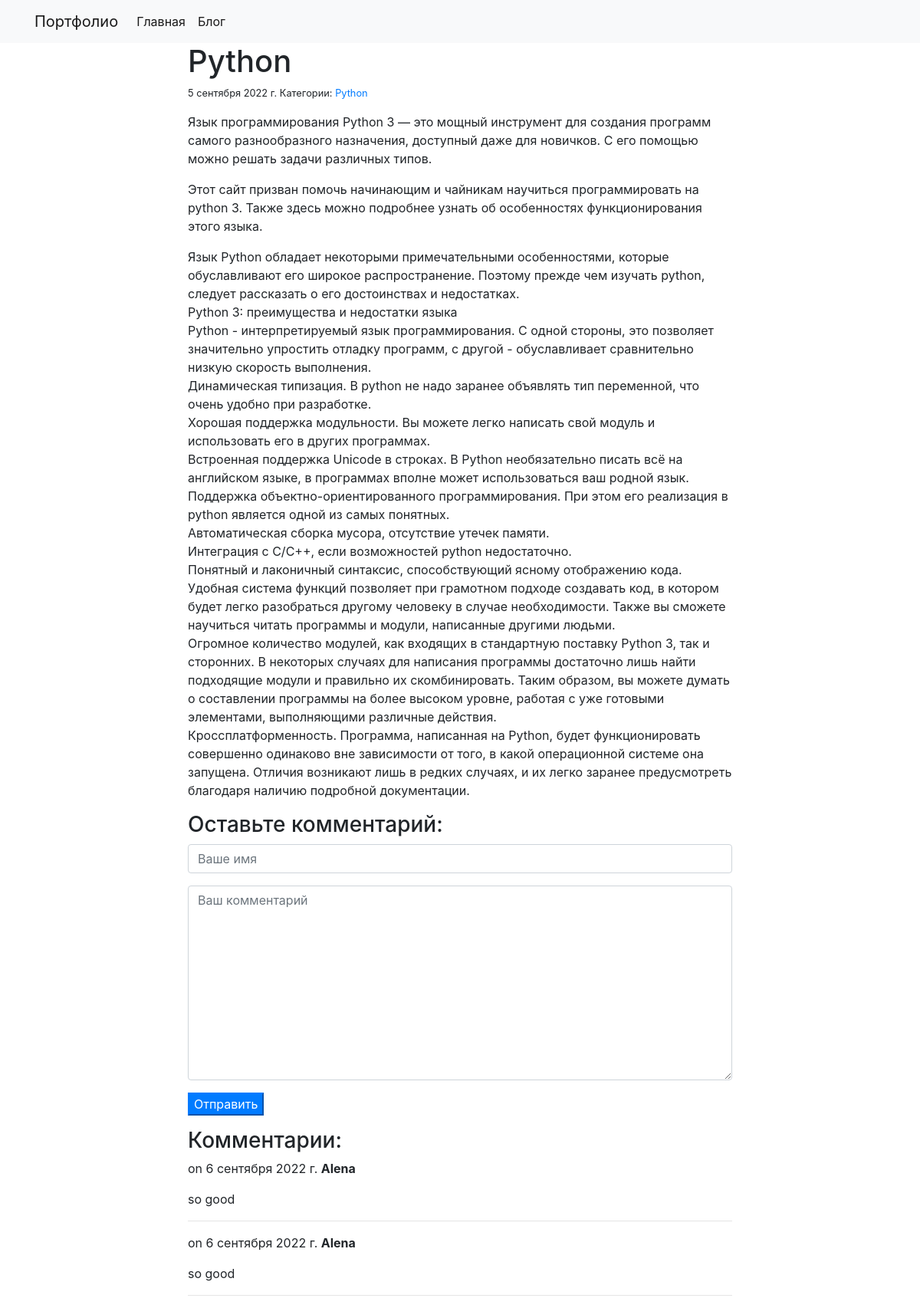
The app's page /blog/2/ with its own data.
### blog/models.py (models this page shows)
class Post(models.Model):
    title = models.CharField(max_length=250)
    body = models.TextField()
    created_on = models.DateTimeField(auto_now_add=True)
    last_modified = models.DateTimeField(auto_now=True)
    categories = models.ManyToManyField('Category', related_name='posts')

class Category(models.Model):
    name = models.CharField(max_length=30)

class Comments(models.Model):
    author = models.CharField(max_length=60)
    body = models.TextField()
    created_on = models.DateTimeField(auto_now_add=True)
    post = models.ForeignKey('Post', on_delete=models.CASCADE)

### blog/views.py (the view, shortened to what this page needs)
# urls.py: path("<int:pk>/",views.blog_detail, name="blog_detail"),
def blog_detail(request, pk):
    post = Post.objects.get(pk=pk)
    form = CommentForm()
    comments = Comments.objects.filter(post=post)
    context = {
        "post": post,
        "comments": comments,
        "form": form
    }
    return render(request, "blog_detail.html", context)

### blog/forms.py
class CommentForm(forms.Form):
    author = forms.CharField(
        max_length = 60,
        widget = forms.TextInput(attrs={
            'class':'form-control',
            'placeholder': 'Ваше имя'
        })
    )
    body = forms.CharField(
        widget=forms.Textarea(attrs={
            'class': 'form-control',
            'placeholder': 'Ваш комментарий'
        })
    )

### blog/templates/blog_detail.html (shortened to what this page needs)
{% extends "base.html" %}
{% block page_content %}
<div class="col-md-8 offset-md-2">
    <h1>{{ post.title }}</h1>
    <small>
        {{ post.created_on.date }}
        Категории:
        {% for category in post.categories.all %}
        <a href="{%url 'blog_category' category.name %}">
            {{ category.name }}
        </a>
        {% endfor %}
    </small>
    <p>{{ post.body | linebreaks }}</p>
    <h3>Оставьте комментарий:</h3>
    <form action="/blog/{{post.pk}}/" method="post">
        <div class="form-group">
            {{form.author}}
        </div>
        <div class="form-group">
            {{form.body}}
        </div>
        <button type="submit" class="btn-primary">Отправить</button>
    </form>
    <h3>Комментарии:</h3>
    {%for comment in comments %}
    <p>
        on {{comment.created_on.date}}
        <b>{{comment.author}}</b>
    </p>
    <p>{{comment.body}} </p>
    <hr>
    {%endfor%}
</div>
{%endblock%}

### Alena/templates/base.html (shortened to what this page needs)
<link rel="stylesheet" href="https://cdn.jsdelivr.net/npm/bootstrap@4.4.1/dist/css/bootstrap.min.css"
>
<nav class="navbar navbar-expand-lg navbar-light bg-light">
    <div class="container">
        <a class="navbar-brand" href="{% url 'project_index' %}">Портфолио</a>
        <div class="collapse navbar-collapse" id="navbarSupportedContent">
            <ul class="navbar-nav mr-auto">
                <li class="nav-item active">
                    <a class="nav-link" href="{% url 'project_index' %}">Главная</a>
                </li>
                <li class="nav-item active">
                    <a class="nav-link" href="{% url 'blog_index' %}">Блог</a>
                </li>
            </ul>
        </div>
    </div>
</nav>
<div class="container">
    {% block page_content %}{% endblock %}
</div>

### records on screen
Post: title "Python", created_on "5 сентября 2022 г.", body "Язык программирования Python 3 — это мощный инструмент для создания программ самого разнообразного назначения, доступный даже для новичков. С его помощью можно решать задачи различных типов. Этот сайт призван помочь начинающим и чайникам научиться программировать на python 3. Также здесь можно подробнее узнать об особенностях функционирования этого языка. Язык Python обладает некоторыми примечательными особенностями, которые обуславливают его широкое распространение. Поэтому прежде чем изучать python, следует рассказать о его достоинствах и недостатках. Python 3: преимущества и недостатки языка Python - интерпретируемый язык программирования. С одной стороны, это позволяет значительно…"
Category: name "Python"
Comments: created_on "6 сентября 2022 г.", author "Alena", body "so good"
Comments: created_on "6 сентября 2022 г.", author "Alena", body "so good"
